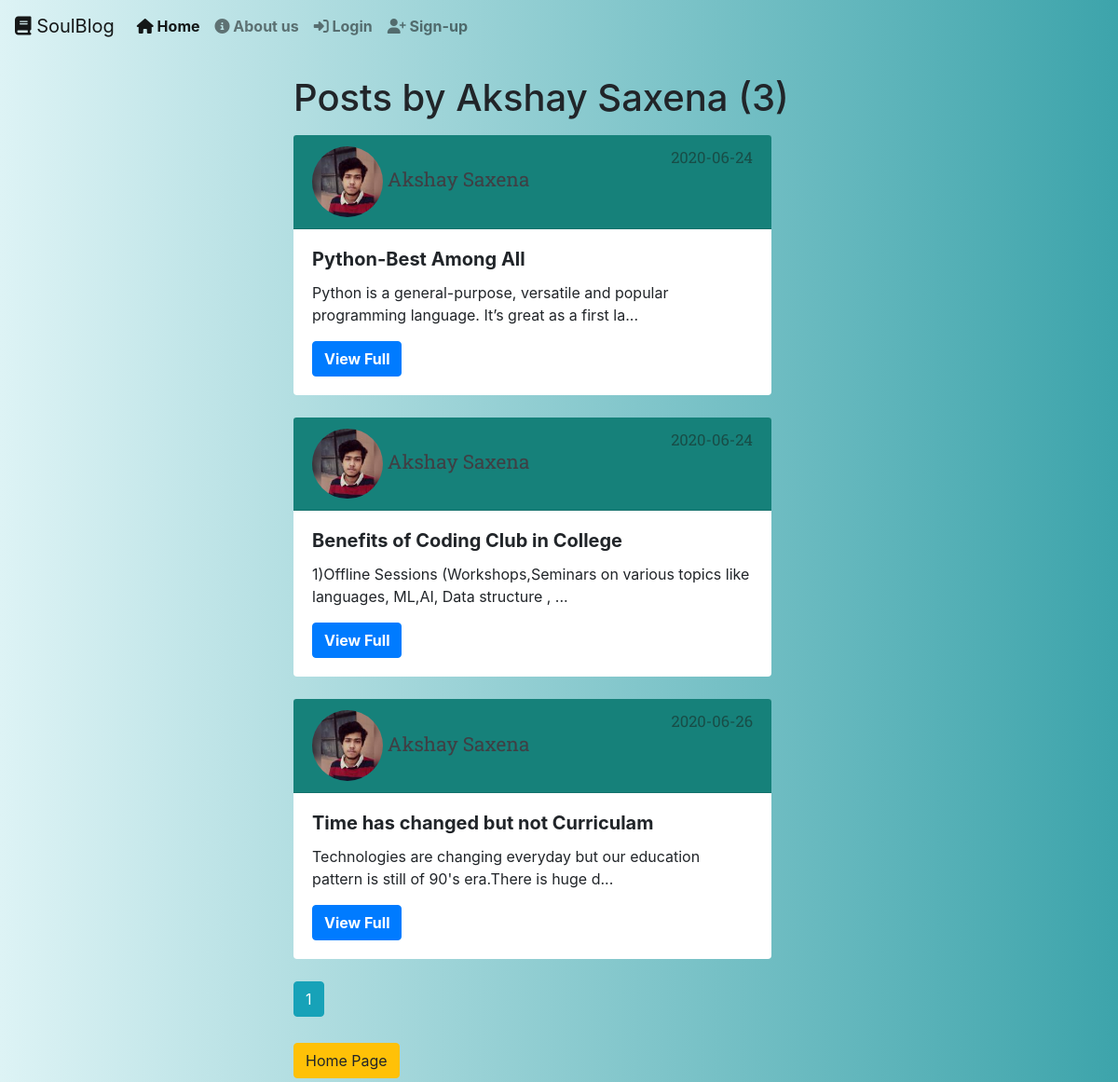
Page /user/Akshay Saxena on the earlier database version.
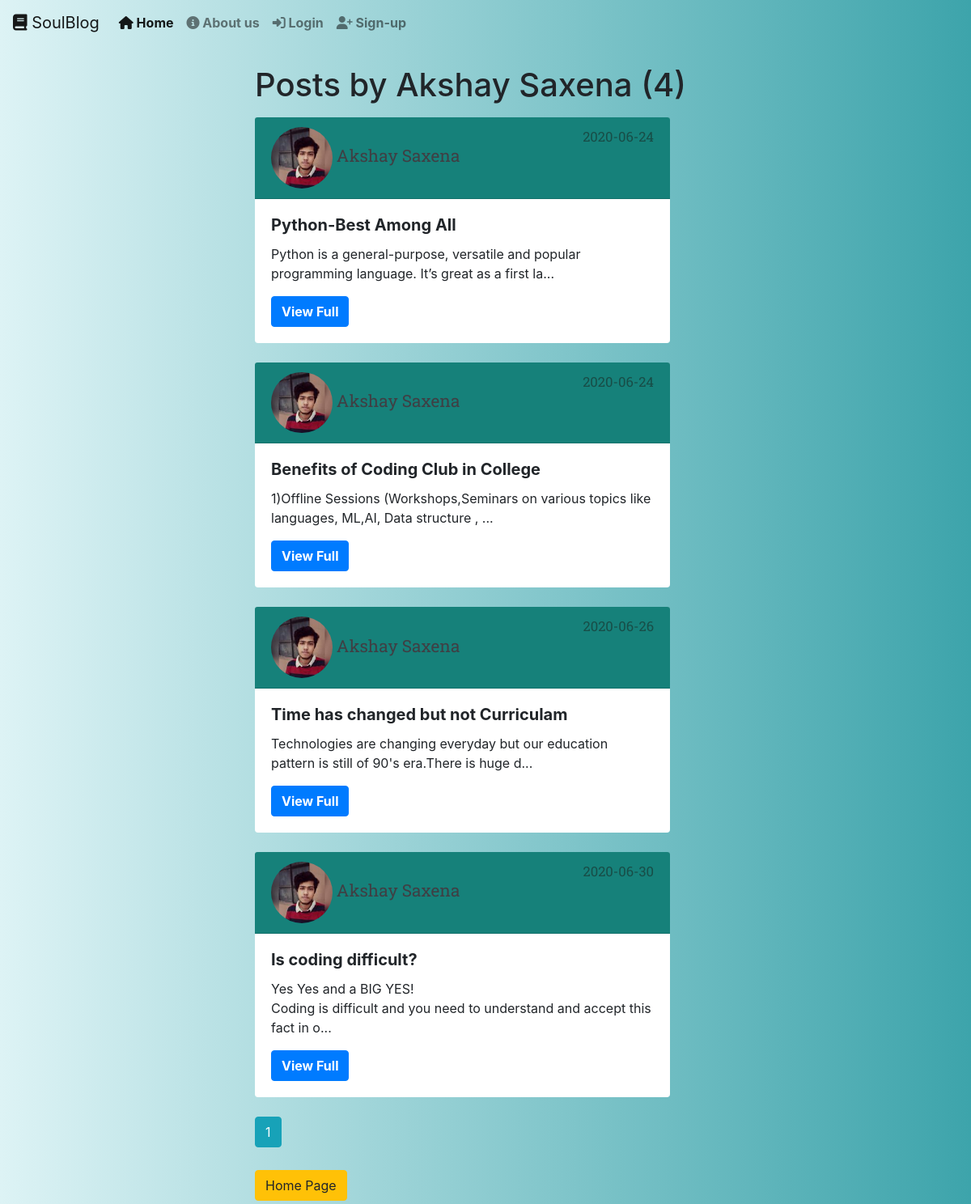
Same page on the later database version.
### Flask_Projects/models.py (models this page shows, shortened)
class User(db.Model,UserMixin):
    id=db.Column(db.Integer,primary_key=True)
    username=db.Column(db.String(30),unique=True,nullable=False)
    email=db.Column(db.String(130),unique=True,nullable=False)
    password=db.Column(db.String(30),unique=True,nullable=False)
    img_file=db.Column(db.String(30),nullable=False,default='def.png')
    posts=db.relationship('Post',backref='author',lazy=True)

class Post(db.Model):
    id = db.Column(db.Integer, primary_key=True)
    title=db.Column(db.String(30),nullable=False)
    date_post=db.Column(db.DateTime,nullable=False,default=datetime.utcnow)
    content=db.Column(db.Text,nullable=False)
    user_id=db.Column(db.Integer,db.ForeignKey('user.id'),nullable=False)

### Flask_Projects/users/routes.py (the view)
@users.route("/user/<string:username>")
def userposts(username):
    page=request.args.get('page',1,type=int)
    user=User.query.filter_by(username=username).first_or_404()
    posts=Post.query.filter_by(author=user)\
            .paginate(page=page,per_page=4)
    return render_template('userpost.html',posts=posts,user=user,title=f"{user.username} Posts")

### Flask_Projects/templates/userpost.html (shortened to what this page needs)
{% extends "base.html" %}
{% block content %}
  <div class="container-fluid mt-4 userpost-cont-css">
    <h1 class="mb-3" id="userpost-head">Posts by {{ user.username }} ({{ posts.total }})</h1>
    {% for post in posts.items %}
      <div class="card card-css card-css-align">
        <div class="card-header blog-css" >
          <img class="article-img" src="{{ url_for('static', filename='profilepic/' + post.author.img_file) }}">
          <a class="mr-2" id="usertag" href="{{ url_for('users.userposts', username=post.author.username) }}">{{ post.author.username }}</a>
          <small class="text-muted"> <span id="time-css"> {{ post.date_post.strftime('%Y-%m-%d') }}
          </span> </small>
        </div>
        <div class="card-body">
          <h5 class="card-title"><b>{{post.title}}</b></h5>
          <p class="card-text">{{post.content|truncate(100, True)}}</p>
          <a href="{{url_for('posts.post',post_id=post.id)}}" class="btn btn-primary"><b>View Full</b></a>
        </div>
      </div>
      <br>
    {% endfor %}
    {% for page_num in posts.iter_pages(left_edge=1, right_edge=1, left_current=1, right_current=2) %}
      {% if page_num %}
        {% if posts.page == page_num %}
          <a class="btn btn-info mb-4" href="{{ url_for('users.userposts', username=user.username, page=page_num) }}">{{ page_num }}</a>
        {% else %}
          <a class="btn btn-outline-info mb-4" href="{{ url_for('users.userposts', username=user.username, page=page_num) }}">{{ page_num }}</a>
        {% endif %}
      {% else %}
        ...
      {% endif %}
    {% endfor %}
    <div>
    <a class="btn btn-warning btn-md mt-1 mb-1 btnhome-css" href="{{ url_for('main.homepage') }}">Home Page</a>
  </div>
  </div>
{% endblock content %}

### Flask_Projects/templates/base.html (shortened to what this page needs)
<!doctype html>
<html lang="en">
  <head>
    <link rel="stylesheet" href="https://maxcdn.bootstrapcdn.com/bootstrap/4.0.0/css/bootstrap.min.css">
    <link rel="stylesheet" href="//maxcdn.bootstrapcdn.com/font-awesome/4.3.0/css/font-awesome.min.css">
    <link rel="stylesheet" href="http://fortawesome.github.io/Font-Awesome/assets/font-awesome/css/font-awesome.css">
    <link rel="stylesheet" type="text/css" href="static/base.css">
  </head>
  <body>
    <nav class="navbar navbar-expand-lg navbar-light navbar-trans"  >
      <a class="navbar-brand" href="#"><i class="fa fa-book" aria-hidden="true"></i> SoulBlog</a>
      <div class="collapse navbar-collapse" id="navbarTogglerDemo02">
        <ul class="navbar-nav mr-auto mt-2 mt-lg-0">
          <li class="nav-item active">
            <a class="nav-link" href="{{url_for('main.homepage')}}"><i class="fa fa-home" aria-hidden="true"></i> Home <span class="sr-only">(current)</span></a>
          </li>
          <li class="nav-item">
            <a class="nav-link " href="{{url_for('main.about')}}"><i class="fa fa-info-circle" aria-hidden="true"></i> About us</a>
          </li>
          {% if current_user.is_authenticated %}
            <li class="nav-item">
              <a class="nav-link " href="{{ url_for('posts.newpost')}}"><i class="fa fa-plus" aria-hidden="true"></i> New Post</a>
            </li>
            <li class="nav-item">
              <a class="nav-link " href="{{ url_for('users.logout')}}"><i class="fa fa-sign-out" aria-hidden="true"></i> Logout</a>
            </li>
            <li class="nav-item">
              <a class="nav-link " href="{{ url_for('users.account')}}"><i class="fa fa-user" aria-hidden="true"></i> Account</a>
            </li>
          {% else%}
            <li class="nav-item">
              <a class="nav-link" href="{{ url_for('users.signin') }}"><i class="fa fa-sign-in" aria-hidden="true"></i> Login</a>
            </li>
            <li class="nav-item">
              <a class="nav-link " href="{{ url_for('users.registration')}}"><i class="fa fa-user-plus" aria-hidden="true"></i> Sign-up</a>
            </li>
          {% endif %}
        </ul>
      </div>
    </nav>
    <div class="col-md-4" >
  </div>
  <div>
  {%block content%}
  {%endblock%}
</body>
</html>

### Flask_Projects/static/base.css (style rules this page uses)
.nav-item { font-weight: bold; }
.card { width: 50%; }
.article-img { border-radius: 50%; width: 20%; }
.blog-css { font-family: 'Roboto Slab', serif; font-size: 160%; background-color: #16817a; }

### Flask_Projects/templates/userpost.html (style rules this page uses)
.userpost-cont-css { width: 50%; }
.card { width: 90%; border: 0px; }
.card-header { font-family:'Roboto Slab', serif; background-color:#16817a; font-size: 130%; }
.article-img { border-radius: 60%; width: 16%; }
.card-text { white-space: pre-wrap; }
#time-css { color: #184d47; float: right; }
.btnhome-css { margin-top: 30%; }
#usertag { color: #3f3f44; }

### Flask_Projects/templates/base.html (style rules this page uses)
body { background-image:linear-gradient(90deg,#ddf3f5,#3da4ab); }

Differences in the rows shown:
added Post: img_file (picture), author.username "Akshay Saxena", date_post "2020-06-30", title "Is coding difficult?", content "Yes Yes and a BIG YES! Coding is difficult and you need to understand and accept this fact in o..."
Other differences:
{{ posts.total }}: "3" → "4"
